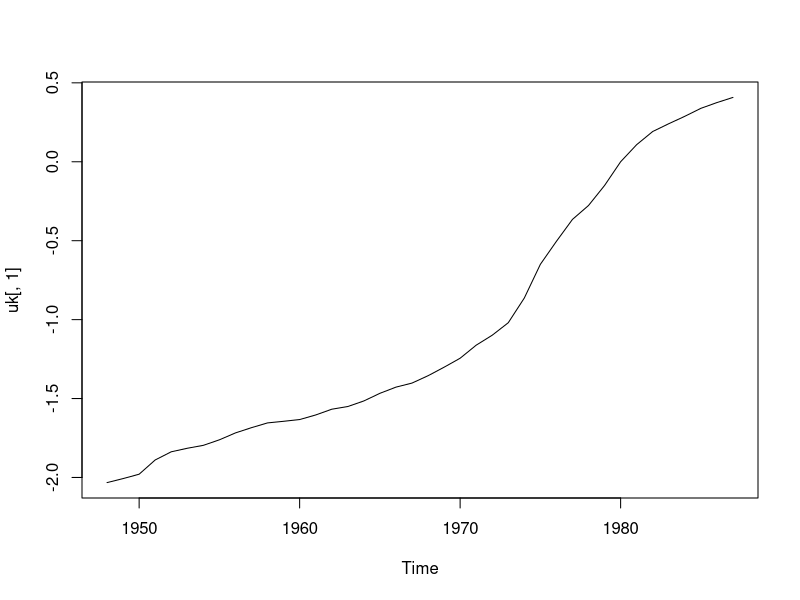
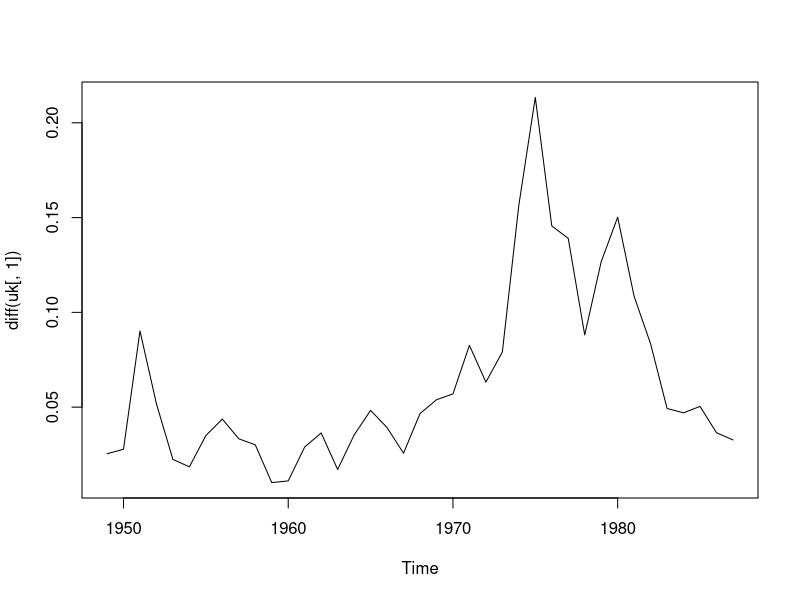
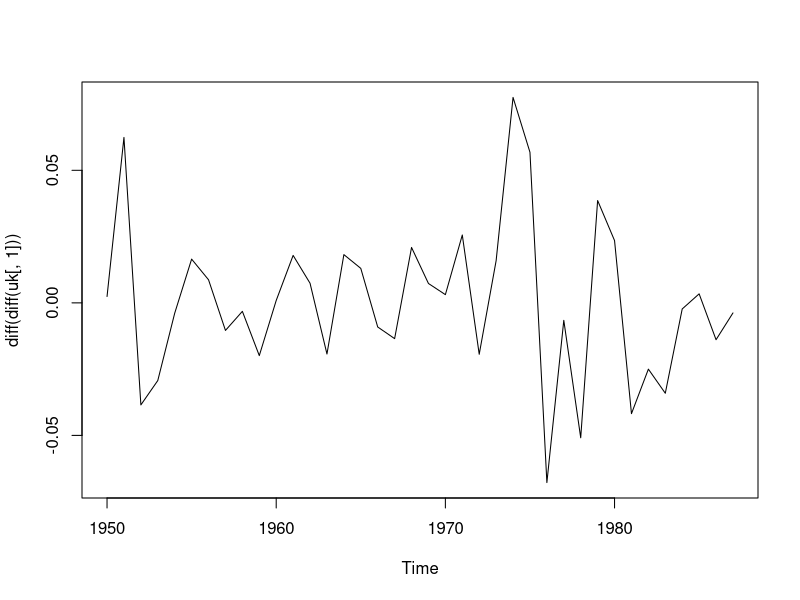

These figures' R source, in order: (Note: this script raises an error after producing the figures.)


# Example of a ADL-model.
# PC: Explaining unemployment rate from inflation

#
library(forecast)
library(urca)
library(strucchange)
library(lubridate)

data(PhillipsCurve)
uk <- window(PhillipsCurve, start = 1948)

# log price
ts.plot(uk[,1])

# Inflation
ts.plot(diff(uk[,1]))
ts.plot(diff(diff(uk[,1])))

# Data.frame way
df <- tibble( date = seq.Date( from = ymd("1857-01-01"), to = ymd("1987-01-01"), by = "year"),
        um    = PhillipsCurve[, 3] |> as.numeric(), # Unemployment
        logp  = PhillipsCurve[, 1] |> as.numeric(), # Log price
        wa    = PhillipsCurve[, 2] |> as.numeric()
        ) 

# 
u <- uk[,3] # unemployment
p <- uk[,1] # log price
w <- uk[,2] # log wage

# Inflation
infl <- diff(p)
dinf <- diff(infl)
du <- diff(u)
dw <- diff(w)
ddw <- diff(dw) 

# Data frame
df1 <- df |>
  mutate( 
    inf = logp - lag(logp,1), # Inflation 
    dinf = inf - lag(inf, 1), # chagen inflation 
    dum   = um - lag(um,1),
    dwa = wa - lag(wa,1)
          ) |> 
  filter( year(date) > 1947 )

# Plotting the data
# Is the data stationary?
df1 |> 
  pivot_longer(-date) |> 
  ggplot( aes(x = date, y = value)) +
  geom_line( ) + 
  facet_wrap(~name, scales = "free_y") +
  labs( title = "time-series data of inflation, unempl. and wage",
        subtitle = "Diff.(inf), diff unempl. and diff wage seem stationary")

# Scatter plot of different version of PH -- to see if we can see the inverse relationship that theory tellsus exists

plot(as.numeric(u)[-1],as.numeric(infl)) # The minus ones are where we cut the series because it is longer than the others where we have taken a differnece
plot(as.numeric(du),as.numeric(w)[-1])
plot(as.numeric(du)[-length(as.numeric(du))],as.numeric(dinfl))

summary(lm( formula = u[-1] ~ infl) ) # Cant see a relation
summary(lm(formula = df1$wa ~ df1$dum) ) # increased unemployment, increases the wage -- not as theory

df1 |> ggplot( aes(x = um, y =inf)) + geom_point() + geom_smooth( method = "lm", se = T)


plot(x = df1$um,  y = df1$inf) # unemployemnt -> decreased inflation .
abline( lm(df1$um ~ df1$inf) )
plot(y = df1$wa,  df1$dum) # increased unemployment, reduces the wage
abline( lm(df1$wa~df1$dum) )
summary(lm(df1$wa~df1$dum))

plot(df1$dum,df1$dinf) #
abline(df1$dum,df1$dinf)
# Hard to find any pathern from ploting

# Look for autocorrelation
acf(du)
acf(dw)
acf(diff(dw))
acf(dinf)

# All the series seem stationary (ex. dw)
summary( ur.df(dw, lags = 6, selectlags = "BIC"))
summary( ur.df(ddw, lags = 6, selectlags = "BIC"))
summary( ur.df(du, lags = 6, selectlags = "BIC"))
summary( ur.df(dinf, lags = 6, selectlags = "BIC"))

# All sereis identified are stationary -> can work with them


# Selection of model ------------------------------------------------------

imodel0 <- auto.arima(dinf)
imodel0

# Modeling Inflation as ADL - function of unemployment
imodel1 <- auto.arima(dinf , xreg = du[-1])
imodel1

df1 |> lm( formula = dinf ~  dum)

imodel1 <- auto.arima(dinf , xreg = du[-1])

wmodel0 <- auto.arima(ddw)
wmodel1 <- auto.arima(ddw, xreg = du[-1])

# Comparing model inflation and ADL inflation of unemployemnt
rbind(accuracy(imodel0), accuracy(imodel1)) # The ADL preform better #The bottom one is with unemployment included. This work better on most of the accuracy measures

#Comparing accuracy of the wage inflation models. The bottom one is with unemployment included. This work better on most of the accuracy measure
rbind(accuracy(wmodel0), accuracy(wmodel1)) # Same conclution
